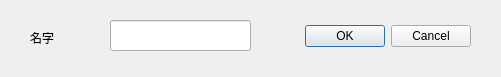
<?xml version="1.0" encoding="UTF-8"?>
<ui version="4.0">
 <class>Dialog</class>
 <widget class="QDialog" name="Dialog">
  <property name="geometry">
   <rect>
    <x>0</x>
    <y>0</y>
    <width>501</width>
    <height>77</height>
   </rect>
  </property>
  <property name="windowTitle">
   <string>Dialog</string>
  </property>
  <widget class="QDialogButtonBox" name="buttonBox">
   <property name="geometry">
    <rect>
     <x>270</x>
     <y>20</y>
     <width>201</width>
     <height>32</height>
    </rect>
   </property>
   <property name="orientation">
    <enum>Qt::Horizontal</enum>
   </property>
   <property name="standardButtons">
    <set>QDialogButtonBox::Cancel|QDialogButtonBox::Ok</set>
   </property>
  </widget>
  <widget class="QLineEdit" name="lineEdit">
   <property name="geometry">
    <rect>
     <x>110</x>
     <y>20</y>
     <width>141</width>
     <height>31</height>
    </rect>
   </property>
  </widget>
  <widget class="QLabel" name="label">
   <property name="geometry">
    <rect>
     <x>30</x>
     <y>30</y>
     <width>72</width>
     <height>15</height>
    </rect>
   </property>
   <property name="text">
    <string>名字</string>
   </property>
  </widget>
 </widget>
 <resources/>
 <connections>
  <connection>
   <sender>buttonBox</sender>
   <signal>accepted()</signal>
   <receiver>Dialog</receiver>
   <slot>accept()</slot>
   <hints>
    <hint type="sourcelabel">
     <x>248</x>
     <y>254</y>
    </hint>
    <hint type="destinationlabel">
     <x>157</x>
     <y>274</y>
    </hint>
   </hints>
  </connection>
  <connection>
   <sender>buttonBox</sender>
   <signal>rejected()</signal>
   <receiver>Dialog</receiver>
   <slot>reject()</slot>
   <hints>
    <hint type="sourcelabel">
     <x>316</x>
     <y>260</y>
    </hint>
    <hint type="destinationlabel">
     <x>286</x>
     <y>274</y>
    </hint>
   </hints>
  </connection>
 </connections>
</ui>
